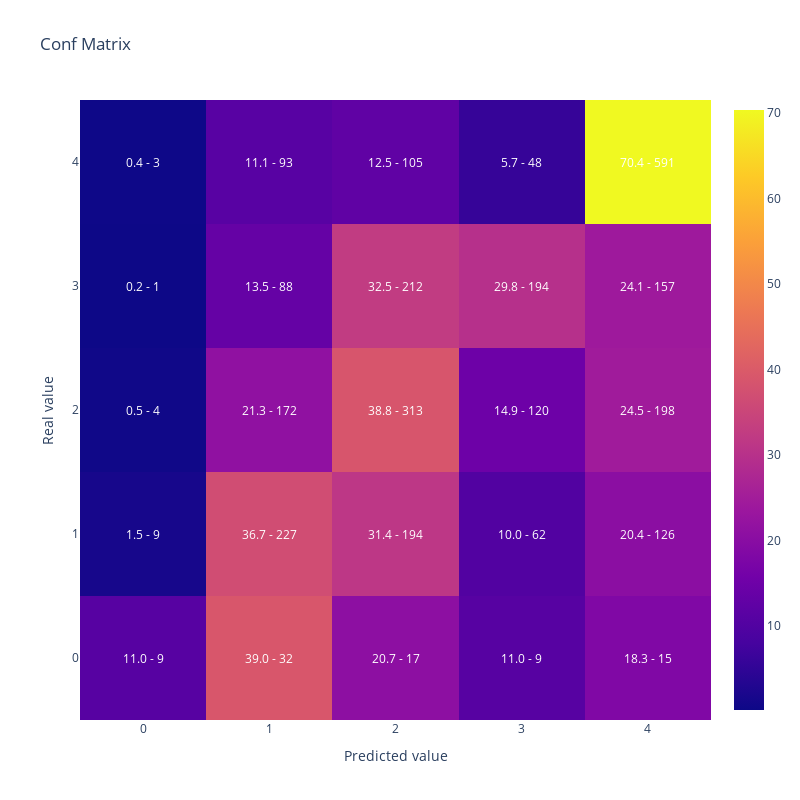

The code cell stored with this chart in its notebook:
### Code cell
#Muestro la matriz de confusión
display(plot_confusion_matrix(y_test,y_pred))
#SI OBTENGO UNA DIAGONAL MUY FUERTE AMARILLA ES PQ PREDIJO BIEN EL MODELO

### Figure 1 — Plotly figure (JSON) as saved in the notebook; plotly's stock layout.template omitted (floating-point values rounded to 4 significant figures)
{"data": [{"type": "heatmap", "x": [0, 1, 2, 3, 4], "y": [0, 1, 2, 3, 4], "z": [[10.98, 39.02, 20.73, 10.98, 18.29], [1.456, 36.73, 31.39, 10.03, 20.39], [0.4957, 21.31, 38.79, 14.87, 24.54], [0.1534, 13.5, 32.52, 29.75, 24.08], [0.3571, 11.07, 12.5, 5.714, 70.36]]}], "layout": {"annotations": [{"font": {"color": "white"}, "showarrow": false, "text": "11.0 - 9", "x": 0, "xref": "x", "y": 0, "yref": "y"}, {"font": {"color": "white"}, "showarrow": false, "text": "39.0 - 32", "x": 1, "xref": "x", "y": 0, "yref": "y"}, {"font": {"color": "white"}, "showarrow": false, "text": "20.7 - 17", "x": 2, "xref": "x", "y": 0, "yref": "y"}, {"font": {"color": "white"}, "showarrow": false, "text": "11.0 - 9", "x": 3, "xref": "x", "y": 0, "yref": "y"}, {"font": {"color": "white"}, "showarrow": false, "text": "18.3 - 15", "x": 4, "xref": "x", "y": 0, "yref": "y"}, {"font": {"color": "white"}, "showarrow": false, "text": "1.5 - 9", "x": 0, "xref": "x", "y": 1, "yref": "y"}, {"font": {"color": "white"}, "showarrow": false, "text": "36.7 - 227", "x": 1, "xref": "x", "y": 1, "yref": "y"}, {"font": {"color": "white"}, "showarrow": false, "text": "31.4 - 194", "x": 2, "xref": "x", "y": 1, "yref": "y"}, {"font": {"color": "white"}, "showarrow": false, "text": "10.0 - 62", "x": 3, "xref": "x", "y": 1, "yref": "y"}, {"font": {"color": "white"}, "showarrow": false, "text": "20.4 - 126", "x": 4, "xref": "x", "y": 1, "yref": "y"}, {"font": {"color": "white"}, "showarrow": false, "text": "0.5 - 4", "x": 0, "xref": "x", "y": 2, "yref": "y"}, {"font": {"color": "white"}, "showarrow": false, "text": "21.3 - 172", "x": 1, "xref": "x", "y": 2, "yref": "y"}, {"font": {"color": "white"}, "showarrow": false, "text": "38.8 - 313", "x": 2, "xref": "x", "y": 2, "yref": "y"}, {"font": {"color": "white"}, "showarrow": false, "text": "14.9 - 120", "x": 3, "xref": "x", "y": 2, "yref": "y"}, {"font": {"color": "white"}, "showarrow": false, "text": "24.5 - 198", "x": 4, "xref": "x", "y": 2, "yref": "y"}, {"font": {"color": "white"}, "showarrow": false, "text": "0.2 - 1", "x": 0, "xref": "x", "y": 3, "yref": "y"}, {"font": {"color": "white"}, "showarrow": false, "text": "13.5 - 88", "x": 1, "xref": "x", "y": 3, "yref": "y"}, {"font": {"color": "white"}, "showarrow": false, "text": "32.5 - 212", "x": 2, "xref": "x", "y": 3, "yref": "y"}, {"font": {"color": "white"}, "showarrow": false, "text": "29.8 - 194", "x": 3, "xref": "x", "y": 3, "yref": "y"}, {"font": {"color": "white"}, "showarrow": false, "text": "24.1 - 157", "x": 4, "xref": "x", "y": 3, "yref": "y"}, {"font": {"color": "white"}, "showarrow": false, "text": "0.4 - 3", "x": 0, "xref": "x", "y": 4, "yref": "y"}, {"font": {"color": "white"}, "showarrow": false, "text": "11.1 - 93", "x": 1, "xref": "x", "y": 4, "yref": "y"}, {"font": {"color": "white"}, "showarrow": false, "text": "12.5 - 105", "x": 2, "xref": "x", "y": 4, "yref": "y"}, {"font": {"color": "white"}, "showarrow": false, "text": "5.7 - 48", "x": 3, "xref": "x", "y": 4, "yref": "y"}, {"font": {"color": "white"}, "showarrow": false, "text": "70.4 - 591", "x": 4, "xref": "x", "y": 4, "yref": "y"}], "height": 800, "title": {"text": "Conf Matrix"}, "width": 800, "xaxis": {"title": {"text": "Predicted value"}}, "yaxis": {"title": {"text": "Real value"}}}}
